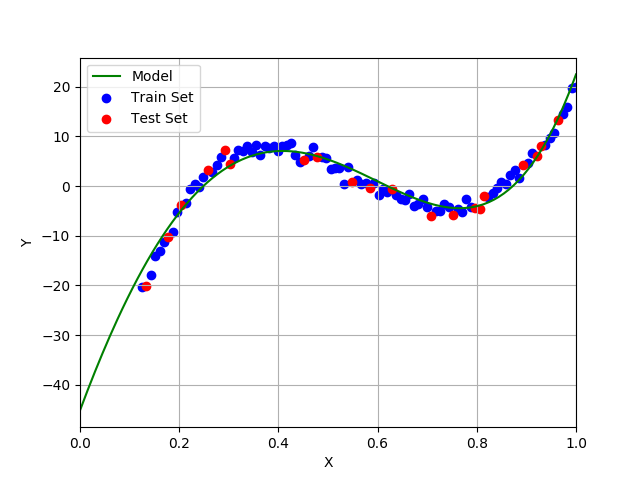

Python code for this plot:
import numpy as np
import matplotlib as mpl
mpl.use('Agg')
import matplotlib.pyplot as plt
import tensorflow as tf

# Generate our data
data_x = np.linspace(1, 8, 100)[:, np.newaxis]
data_y = np.polyval([1, -14, 59, -70], data_x) \
        + 1.5 * np.sin(data_x) + np.random.randn(100, 1)

# Add intercept data and normalize
model_order = 5
data_x = np.power(data_x, range(model_order))
data_x /= np.max(data_x, axis=0)

# Shuffle data and produce train and test sets
order = np.random.permutation(len(data_x))
portion = 20
test_x = data_x[order[:portion]]
test_y = data_y[order[:portion]]
train_x = data_x[order[portion:]]
train_y = data_y[order[portion:]]

# Create TensorFlow graph
init_param = lambda shape: tf.zeros(shape, dtype=tf.float32)

with tf.name_scope("IO"):
    inputs = tf.placeholder(tf.float32, [None, model_order], name="X")
    outputs = tf.placeholder(tf.float32, [None, 1], name="Yhat")

with tf.name_scope("LR"):
    W = tf.Variable(init_param([model_order, 1]), name="W")
    y = tf.matmul(inputs, W)
    
with tf.name_scope("train"):
    learning_rate = tf.Variable(0.5, trainable=False)
    cost_op = tf.reduce_mean(tf.pow(y-outputs, 2))
    train_op = tf.train.GradientDescentOptimizer(learning_rate).minimize(cost_op)

# Perform gradient descent to learn model
tolerance = 1e-3
# Perform Stochastic Gradient Descent
epochs = 1
last_cost = 0
alpha = 0.4
max_epochs = 50000

sess = tf.Session()
print "Beginning Training"
with sess.as_default():
    init = tf.global_variables_initializer()
    sess.run(init)
    sess.run(tf.assign(learning_rate, alpha))
    writer = tf.summary.FileWriter("tboard", sess.graph) # Create TensorBoard files
    while True:

        sess.run(train_op, feed_dict={inputs: train_x, outputs: train_y})
            
        # Keep track of our performance
        if epochs%100==0:
            cost = sess.run(cost_op, feed_dict={inputs: train_x, outputs: train_y})
            print "Epoch: %d - Error: %.4f" %(epochs, cost)

            # Stopping Condition
            if abs(last_cost - cost) < tolerance or epochs > max_epochs:
                print "Converged."
                break
            last_cost = cost
            
        epochs += 1
    
    w = W.eval()
    print "w =", w
    print "Test Cost =", sess.run(cost_op, feed_dict={inputs: test_x, outputs: test_y})

# Plot the model obtained	
y_model = np.polyval(w[::-1], np.linspace(0,1,200))
plt.plot(np.linspace(0,1,200), y_model, c='g', label='Model')
plt.scatter(train_x[:,1], train_y, c='b', label='Train Set')
plt.scatter(test_x[:,1], test_y, c='r', label='Test Set')
plt.grid()
plt.legend(loc='upper left')
plt.xlabel('X')
plt.ylabel('Y')
plt.xlim(0,1)
plt.savefig('tf_multiple_linear_regression.png')
plt.show()

